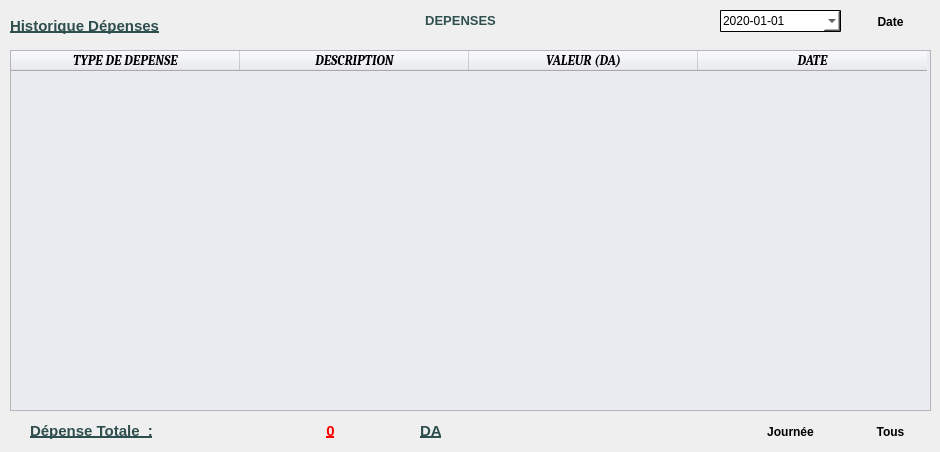
   <widget class="QWidget" name="categoryTab3">
    <attribute name="title">
     <string>Historique Dépenses</string>
    </attribute>
    <widget class="QPushButton" name="pushButton_3">
     <property name="geometry">
      <rect>
       <x>10</x>
       <y>10</y>
       <width>221</width>
       <height>31</height>
      </rect>
     </property>
     <property name="font">
      <font>
       <pointsize>11</pointsize>
       <weight>75</weight>
       <bold>true</bold>
       <underline>true</underline>
      </font>
     </property>
     <property name="styleSheet">
      <string notr="true">QPushButton{color:#2f4f4f;border : 0px;text-align:left;}</string>
     </property>
     <property name="text">
      <string>Historique Dépenses</string>
     </property>
     <property name="icon">
      <iconset>
       <normaloff>../../../RESTAURENT-BASIC/IMAGES/EditImages/drawing-tablet.png</normaloff>../../../RESTAURENT-BASIC/IMAGES/EditImages/drawing-tablet.png</iconset>
     </property>
    </widget>
    <widget class="QTableWidget" name="deptabWidget">
     <property name="geometry">
      <rect>
       <x>10</x>
       <y>50</y>
       <width>921</width>
       <height>361</height>
      </rect>
     </property>
     <property name="font">
      <font>
       <family>Arial</family>
       <pointsize>10</pointsize>
       <weight>75</weight>
       <italic>true</italic>
       <bold>true</bold>
      </font>
     </property>
     <property name="styleSheet">
      <string notr="true">background-color: #ebecf1;</string>
     </property>
     <property name="showGrid">
      <bool>false</bool>
     </property>
     <property name="rowCount">
      <number>0</number>
     </property>
     <property name="columnCount">
      <number>4</number>
     </property>
     <attribute name="horizontalHeaderDefaultSectionSize">
      <number>229</number>
     </attribute>
     <column>
      <property name="text">
       <string>TYPE DE DEPENSE</string>
      </property>
      <property name="font">
       <font>
        <family>Cambria</family>
        <pointsize>10</pointsize>
        <weight>75</weight>
        <bold>true</bold>
       </font>
      </property>
     </column>
     <column>
      <property name="text">
       <string>DESCRIPTION</string>
      </property>
      <property name="font">
       <font>
        <family>Cambria</family>
        <pointsize>10</pointsize>
        <weight>75</weight>
        <bold>true</bold>
       </font>
      </property>
     </column>
     <column>
      <property name="text">
       <string>VALEUR (DA)</string>
      </property>
      <property name="font">
       <font>
        <family>Cambria</family>
        <pointsize>10</pointsize>
        <weight>75</weight>
        <bold>true</bold>
       </font>
      </property>
     </column>
     <column>
      <property name="text">
       <string>DATE</string>
      </property>
      <property name="font">
       <font>
        <family>Cambria</family>
        <pointsize>10</pointsize>
        <weight>75</weight>
        <bold>true</bold>
       </font>
      </property>
     </column>
    </widget>
    <widget class="QPushButton" name="depDay">
     <property name="geometry">
      <rect>
       <x>750</x>
       <y>420</y>
       <width>81</width>
       <height>23</height>
      </rect>
     </property>
     <property name="font">
      <font>
       <weight>75</weight>
       <bold>true</bold>
      </font>
     </property>
     <property name="cursor">
      <cursorShape>PointingHandCursor</cursorShape>
     </property>
     <property name="toolTip">
      <string>Afficher Historique Dépenses Journalier</string>
     </property>
     <property name="statusTip">
      <string>Afficher Historique Dépenses Journalier</string>
     </property>
     <property name="styleSheet">
      <string notr="true">QPushButton{  border:0px;}
QPushButton:hover{color:green;}
QPushButton:focus{color:green;}</string>
     </property>
     <property name="text">
      <string>Journée</string>
     </property>
     <property name="icon">
      <iconset>
       <normaloff>../../IMAGES/EditImages/database (1).png</normaloff>../../IMAGES/EditImages/database (1).png</iconset>
     </property>
     <property name="shortcut">
      <string>Return</string>
     </property>
    </widget>
    <widget class="QPushButton" name="depGlobal">
     <property name="geometry">
      <rect>
       <x>850</x>
       <y>420</y>
       <width>81</width>
       <height>23</height>
      </rect>
     </property>
     <property name="font">
      <font>
       <weight>75</weight>
       <bold>true</bold>
      </font>
     </property>
     <property name="cursor">
      <cursorShape>PointingHandCursor</cursorShape>
     </property>
     <property name="toolTip">
      <string>Afficher Historique Dépenses Global</string>
     </property>
     <property name="statusTip">
      <string>Afficher Historique Dépenses Global</string>
     </property>
     <property name="styleSheet">
      <string notr="true">QPushButton{  border:0px;}
QPushButton:hover{color:green;}
QPushButton:focus{color:green;}</string>
     </property>
     <property name="text">
      <string>Tous</string>
     </property>
     <property name="icon">
      <iconset>
       <normaloff>../../IMAGES/EditImages/database (1).png</normaloff>../../IMAGES/EditImages/database (1).png</iconset>
     </property>
     <property name="shortcut">
      <string>Return</string>
     </property>
    </widget>
    <widget class="QPushButton" name="depenseTotal">
     <property name="geometry">
      <rect>
       <x>240</x>
       <y>420</y>
       <width>181</width>
       <height>21</height>
      </rect>
     </property>
     <property name="font">
      <font>
       <pointsize>11</pointsize>
       <weight>75</weight>
       <bold>true</bold>
       <underline>true</underline>
      </font>
     </property>
     <property name="styleSheet">
      <string notr="true">QPushButton{color:red;border : 0px;text-align:center;}</string>
     </property>
     <property name="text">
      <string>0</string>
     </property>
    </widget>
    <widget class="QPushButton" name="title_6">
     <property name="geometry">
      <rect>
       <x>30</x>
       <y>420</y>
       <width>211</width>
       <height>21</height>
      </rect>
     </property>
     <property name="font">
      <font>
       <pointsize>11</pointsize>
       <weight>75</weight>
       <bold>true</bold>
       <underline>true</underline>
      </font>
     </property>
     <property name="styleSheet">
      <string notr="true">QPushButton{color:#2f4f4f;border : 0px;text-align:left;}</string>
     </property>
     <property name="text">
      <string>Dépense Totale  :</string>
     </property>
    </widget>
    <widget class="QPushButton" name="title_7">
     <property name="geometry">
      <rect>
       <x>420</x>
       <y>420</y>
       <width>41</width>
       <height>21</height>
      </rect>
     </property>
     <property name="font">
      <font>
       <pointsize>11</pointsize>
       <weight>75</weight>
       <bold>true</bold>
       <underline>true</underline>
      </font>
     </property>
     <property name="styleSheet">
      <string notr="true">QPushButton{color:#2f4f4f;border : 0px;text-align:left;}</string>
     </property>
     <property name="text">
      <string>DA</string>
     </property>
    </widget>
    <widget class="QPushButton" name="depenseDate">
     <property name="geometry">
      <rect>
       <x>320</x>
       <y>10</y>
       <width>281</width>
       <height>21</height>
      </rect>
     </property>
     <property name="font">
      <font>
       <pointsize>10</pointsize>
       <weight>75</weight>
       <bold>true</bold>
       <underline>false</underline>
      </font>
     </property>
     <property name="styleSheet">
      <string notr="true">QPushButton{color:#2f4f4f;border : 0px;text-align:center;}</string>
     </property>
     <property name="text">
      <string>DEPENSES</string>
     </property>
    </widget>
    <widget class="QDateEdit" name="depDater">
     <property name="geometry">
      <rect>
       <x>720</x>
       <y>10</y>
       <width>121</width>
       <height>22</height>
      </rect>
     </property>
     <property name="styleSheet">
      <string notr="true">QDateEdit{background-color:white;border : 1px solid; border-radius:1px;}</string>
     </property>
     <property name="dateTime">
      <datetime>
       <hour>0</hour>
       <minute>0</minute>
       <second>0</second>
       <year>2020</year>
       <month>1</month>
       <day>1</day>
      </datetime>
     </property>
     <property name="minimumDateTime">
      <datetime>
       <hour>0</hour>
       <minute>0</minute>
       <second>0</second>
       <year>2019</year>
       <month>12</month>
       <day>1</day>
      </datetime>
     </property>
     <property name="displayFormat">
      <string>yyyy-MM-dd</string>
     </property>
     <property name="calendarPopup">
      <bool>true</bool>
     </property>
    </widget>
    <widget class="QPushButton" name="dateDep">
     <property name="geometry">
      <rect>
       <x>850</x>
       <y>10</y>
       <width>81</width>
       <height>23</height>
      </rect>
     </property>
     <property name="font">
      <font>
       <weight>75</weight>
       <bold>true</bold>
      </font>
     </property>
     <property name="cursor">
      <cursorShape>PointingHandCursor</cursorShape>
     </property>
     <property name="toolTip">
      <string>Afficher Historique Dépenses Journalier</string>
     </property>
     <property name="statusTip">
      <string>Afficher Historique Dépenses Journalier</string>
     </property>
     <property name="styleSheet">
      <string notr="true">QPushButton{  border:0px;}
QPushButton:hover{color:green;}
QPushButton:focus{color:green;}</string>
     </property>
     <property name="text">
      <string>Date</string>
     </property>
     <property name="icon">
      <iconset>
       <normaloff>../../IMAGES/Icons/calendar.png</normaloff>../../IMAGES/Icons/calendar.png</iconset>
     </property>
     <property name="shortcut">
      <string>Return</string>
     </property>
    </widget>
   </widget>
